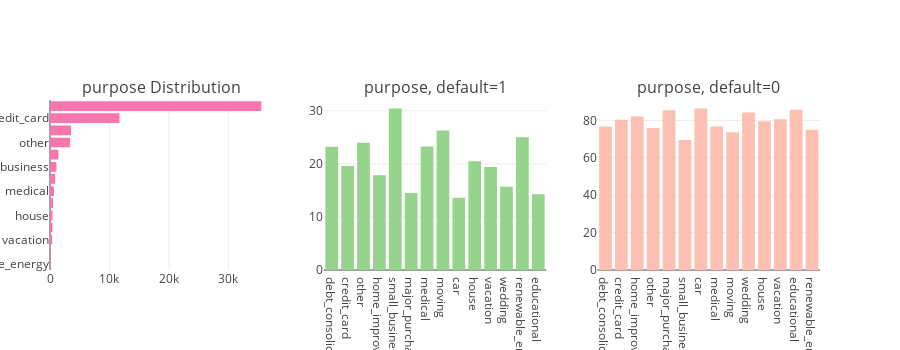

The code cell stored with this chart in its notebook:
### Code cell
tr0 = bar_hor(app_train, "purpose", "Distribution of purpose Variable" ,"#f975ae", w=700, lm=100, return_trace= True)
tr1, tr2 = gp('purpose', 'Distribution of Default with Home Ownership')

fig = tools.make_subplots(rows=1, cols=3, print_grid=False, subplot_titles = ["purpose Distribution" , "purpose, default=1" ,"purpose, default=0"])
fig.append_trace(tr0, 1, 1);
fig.append_trace(tr1, 1, 2);
fig.append_trace(tr2, 1, 3);
fig['layout'].update(height=350, showlegend=False, margin=dict(l=50));
iplot(fig);

### Figure 1 — Plotly figure (JSON) as saved in the notebook; plotly's stock layout.template omitted (floating-point values rounded to 4 significant figures)
{"data": [{"marker": {"color": "#f975ae"}, "orientation": "h", "type": "bar", "uid": "868ca15c-d1a7-11e8-941f-7440bb220e36", "x": [60, 77, 371, 414, 420, 506, 679, 868, 1081, 1405, 3381, 3537, 11685, 35537], "xaxis": "x", "y": ["renewable_energy", "educational", "vacation", "wedding", "house", "moving", "medical", "car", "small_business", "major_purchase", "other", "home_improvement", "credit_card", "debt_consolidation"], "yaxis": "y"}, {"marker": {"color": "#96D38C"}, "name": "default : 1", "type": "bar", "uid": "868ca15d-d1a7-11e8-a659-7440bb220e36", "x": ["debt_consolidation", "credit_card", "other", "home_improvement", "small_business", "major_purchase", "medical", "moving", "car", "house", "vacation", "wedding", "renewable_energy", "educational"], "xaxis": "x2", "y": [23.24, 19.61, 23.99, 17.84, 30.43, 14.52, 23.27, 26.28, 13.59, 20.48, 19.41, 15.7, 25, 14.29], "yaxis": "y2"}, {"marker": {"color": "#FEBFB3"}, "name": "default : 0", "type": "bar", "uid": "868ca15e-d1a7-11e8-8988-7440bb220e36", "x": ["debt_consolidation", "credit_card", "home_improvement", "other", "major_purchase", "small_business", "car", "medical", "moving", "wedding", "house", "vacation", "educational", "renewable_energy"], "xaxis": "x3", "y": [76.76, 80.39, 82.16, 76.01, 85.48, 69.57, 86.41, 76.73, 73.72, 84.3, 79.52, 80.59, 85.71, 75], "yaxis": "y3"}], "layout": {"annotations": [{"font": {"size": 16}, "showarrow": false, "text": "purpose Distribution", "x": 0.1444, "xanchor": "center", "xref": "paper", "y": 1, "yanchor": "bottom", "yref": "paper"}, {"font": {"size": 16}, "showarrow": false, "text": "purpose, default=1", "x": 0.5, "xanchor": "center", "xref": "paper", "y": 1, "yanchor": "bottom", "yref": "paper"}, {"font": {"size": 16}, "showarrow": false, "text": "purpose, default=0", "x": 0.8556, "xanchor": "center", "xref": "paper", "y": 1, "yanchor": "bottom", "yref": "paper"}], "height": 350, "margin": {"l": 50}, "showlegend": false, "xaxis": {"anchor": "y", "domain": [0, 0.2889]}, "xaxis2": {"anchor": "y2", "domain": [0.3556, 0.6444]}, "xaxis3": {"anchor": "y3", "domain": [0.7111, 1]}, "yaxis": {"anchor": "x", "domain": [0, 1]}, "yaxis2": {"anchor": "x2", "domain": [0, 1]}, "yaxis3": {"anchor": "x3", "domain": [0, 1]}}}
